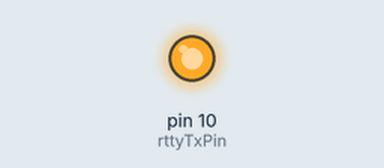
This sketch was run on a simulated Arduino Uno, built with avr-gcc and run on an emulated ATmega328P. Parts: output pins drawn as LEDs (lit = HIGH).

Above: at 1.0 s.
At 35.42 s:
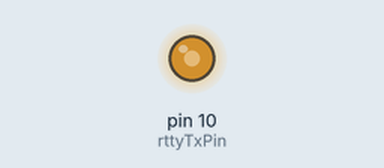
Timing chart, 0 to 37.7 s (numbered marks = the images above):
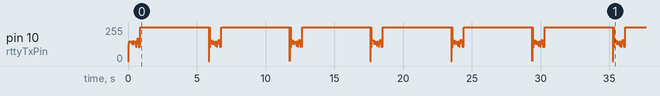

The sketch:

rtty_test.ino
```cpp
#include <string.h>
#include <util/crc16.h>

const int rttyTxPin = 10;

void setup() {
  pinMode(rttyTxPin, OUTPUT);
  Serial.begin(115200);
}

void loop() {
  char rttyTxString[] = "$$KG5CKI,STUFF,THINGS,ETC\n";
  rttyProcessTx(rttyTxString);
  delay(5000);
}

void rttyProcessTx(char * txString) {
  /*char rttyTxString[128];
    char gpsLatChar[10];
    char gpsLngChar[10];
    char gpsAltChar[10];
    char gpsSpeedChar[10];
    char gpsCourseChar[10];
    char dofAltChar[10];
    char dofTempChar[10];
    char shtTempChar[10];
    char commaChar[] = ",";

    sprintf(rttyTxString, callsignHeader);
    strcat(rttyTxString, commaChar);
    strcat(rttyTxString, auxLoopCountChar);
    strcat(rttyTxString, commaChar);
    dtostrf(gpsLat, 2, 6, gpsLatChar);
    strcat(rttyTxString, gpsLatChar);
    strcat(rttyTxString, commaChar);
    dtostrf(gpsLng, 2, 6, gpsLngChar);
    strcat(rttyTxString, gpsLngChar);
    strcat(rttyTxString, commaChar);
    dtostrf(gpsAlt, 2, 2, gpsAltChar);
    strcat(rttyTxString, gpsAltChar);
    strcat(rttyTxString, commaChar);
    dtostrf(gpsSpeed, 2, 2, gpsSpeedChar);
    strcat(rttyTxString, gpsSpeedChar);
    strcat(rttyTxString, commaChar);
    dtostrf(gpsCourse, 2, 2, gpsCourseChar);
    strcat(rttyTxString, gpsCourseChar);
    strcat(rttyTxString, commaChar);
    dtostrf(dofAlt, 2, 2, dofAltChar);
    strcat(rttyTxString, dofAltChar);
    strcat(rttyTxString, commaChar);
    dtostrf(dofTemp, 2, 2, dofTempChar);
    strcat(rttyTxString, dofTempChar);
    strcat(rttyTxString, commaChar);
    dtostrf(shtTemp, 2, 2, shtTempChar);
    strcat(rttyTxString, shtTempChar);

    unsigned int CHECKSUM = rttyCRC16Checksum(rttyTxString);
    char checksum_str[6];
    sprintf(checksum_str, "*%04X\n", CHECKSUM);
    strcat(rttyTxString, checksum_str);*/

  //char rttyTxString[] = "$$KG5CKI,STUFF,THINGS,ETC";

  rttyTxData(txString);
}

void rttyTxData (char *string) {
  /* Simple function to sent a char at a time to
   ** rttyTxByte function.
   ** NB Each char is one byte (8 Bits)
  */
  char c;

  c = *string++;

  while (c != '\0') {
    rttyTxByte (c);
    c = *string++;
  }
}

void rttyTxByte (char c) {
  /* Simple function to sent each bit of a char to
   ** rttyTxBit function.
   ** NB The bits are sent Least Significant Bit first
   **
   ** All chars should be preceded with a 0 and
   ** proceded with a 1. 0 = Start bit; 1 = Stop bit
   **
  */
  rttyTxBit (0); // Start bit

  // Send bits for for char LSB first
  for (int i = 0; i < 7; i++) { // Change this here 7 or 8 for ASCII-7 / ASCII-8
    if (c & 1) rttyTxBit(1);
    else rttyTxBit(0);

    c = c >> 1;
  }
  rttyTxBit (1); // Stop bit
  rttyTxBit (1); // Stop bit
}

void rttyTxBit (int bit) {
  if (bit) digitalWrite(rttyTxPin, HIGH);
  else digitalWrite(rttyTxPin, LOW);

  delayMicroseconds(3370); // 300 baud
  //delayMicroseconds(10000); // For 50 Baud uncomment this and the line below.
  //delayMicroseconds(10150); // 20150 doesn't work -- 16383 is the largest value Arduino can handle.
}

uint16_t rttyCRC16Checksum (char *string) {
  size_t i;
  uint16_t crc;
  uint8_t c;

  crc = 0xFFFF;

  // Calculate checksum ignoring the first two $s
  for (i = 2; i < strlen(string); i++) {
    c = string[i];
    crc = _crc_xmodem_update (crc, c);
  }

  return crc;
}
```
